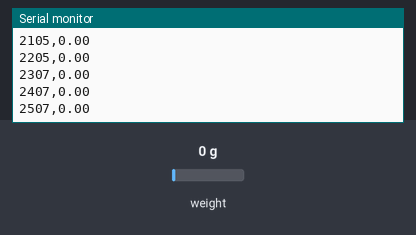
Bench run of a sketch on a simulated Arduino Uno, built with avr-gcc and run on an emulated ATmega328P. Parts: the last lines printed to the serial monitor. The inputs (shaded band) are chosen by the test bench; at power-on: weight on the scale 0 g.

Above: at 2.7 s.
2.8 s: weight on the scale set to 100 g
At 2.82 s:
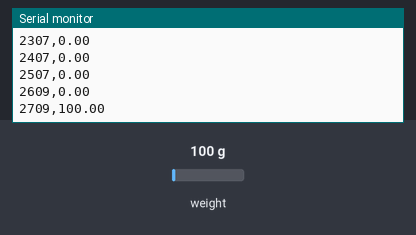
4.3 s: weight on the scale set to 1250 g
At 4.33 s:
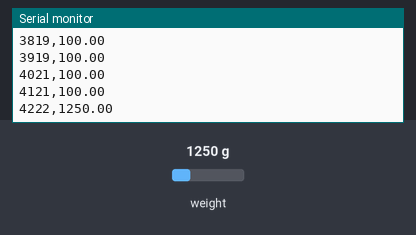
Timing chart, 0 to 7.3 s (numbered marks = the images above; inputs shaded):
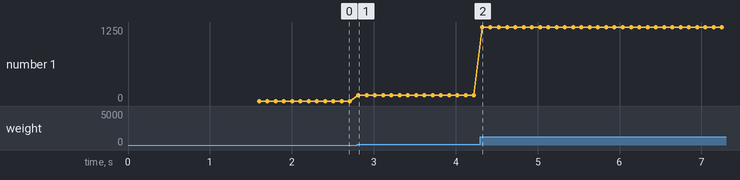

The sketch:

hx711.ino
```cpp
#include "HX711.h"

// Piny podłączone do HX711
#define DT_PIN  A2
#define SCK_PIN A3

HX711 waga;

// Kalibracja - wartość należy dostosować do swojego czujnika
float calibration_factor = -589.43; // Dla belki 5kg, do kalibracji
float measurement;

void setup() {
  Serial.begin(115200);
  Serial.println("Inicjalizacja HX711...");

  waga.begin(DT_PIN, SCK_PIN);
  waga.set_scale(calibration_factor); // ustawienie współczynnika kalibracji
  //waga.tare(20); // zerowanie wagi (tylko gdy na niej nic na początku nie ma)

  Serial.println("Gotowe!");
  Serial.print("Odczyt: ");
  Serial.println(waga.get_units(10), 2); // odczyt w jednostkach wagi (gramy, jeśli dobrze skalibrowane)
  delay(500);
}

void loop() {
  unsigned long czas_ms = millis();  // czas od uruchomienia [ms]
  measurement = waga.get_units();  // uśrednianie z 10 próbek
  Serial.print(czas_ms);
  Serial.print(",");
  Serial.println(measurement, 2);

 // waga.power_down();
  //delay(100);
  //waga.power_up();
}
```

Measured:
- after the input at 2.8 s, the serial monitor: prints a new line at once (image 1)
- plotted number 1: 0 → 100 after the input at 2.8 s
